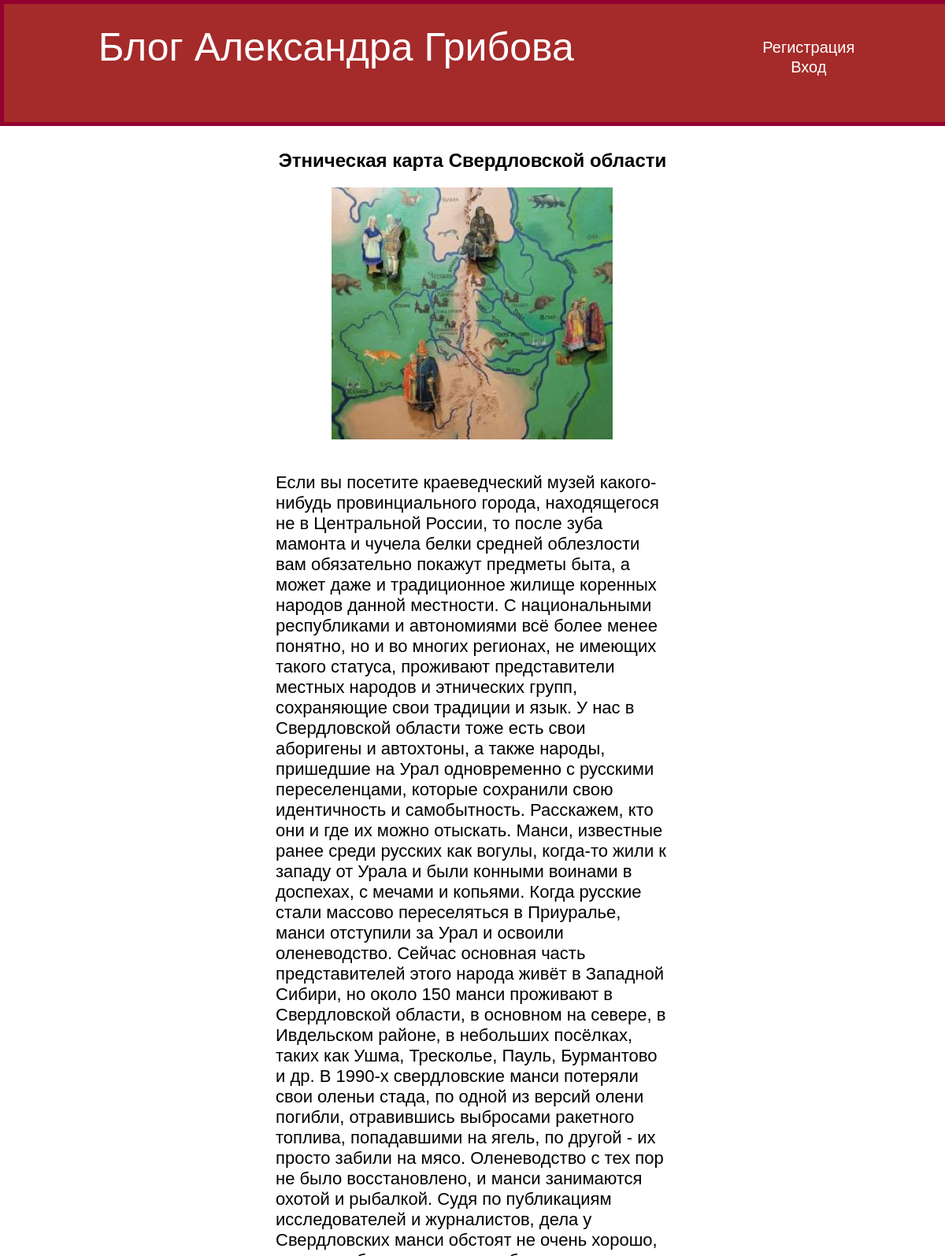
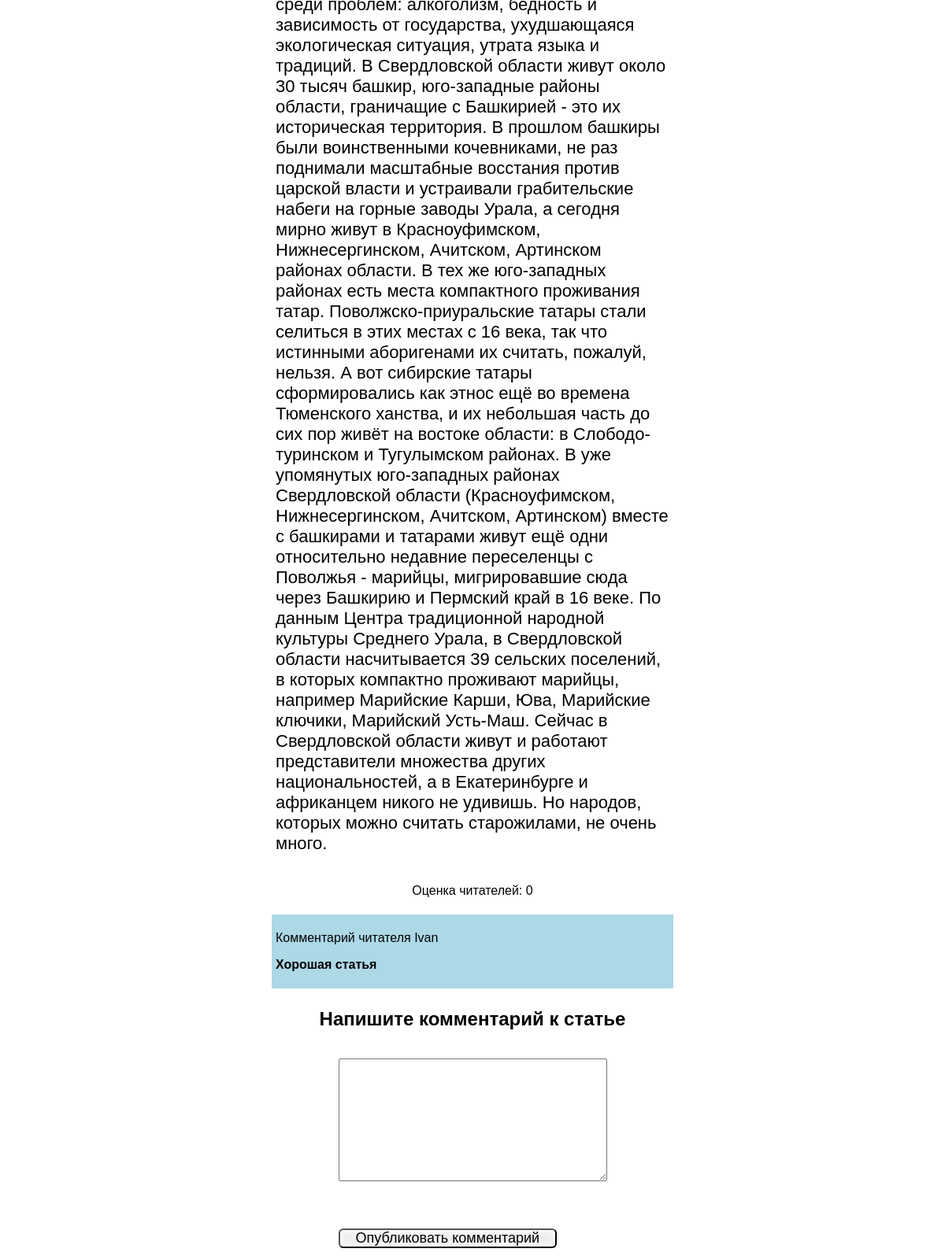
The page /details/3/ on the database as committed earlier (2 pictures, top to bottom).
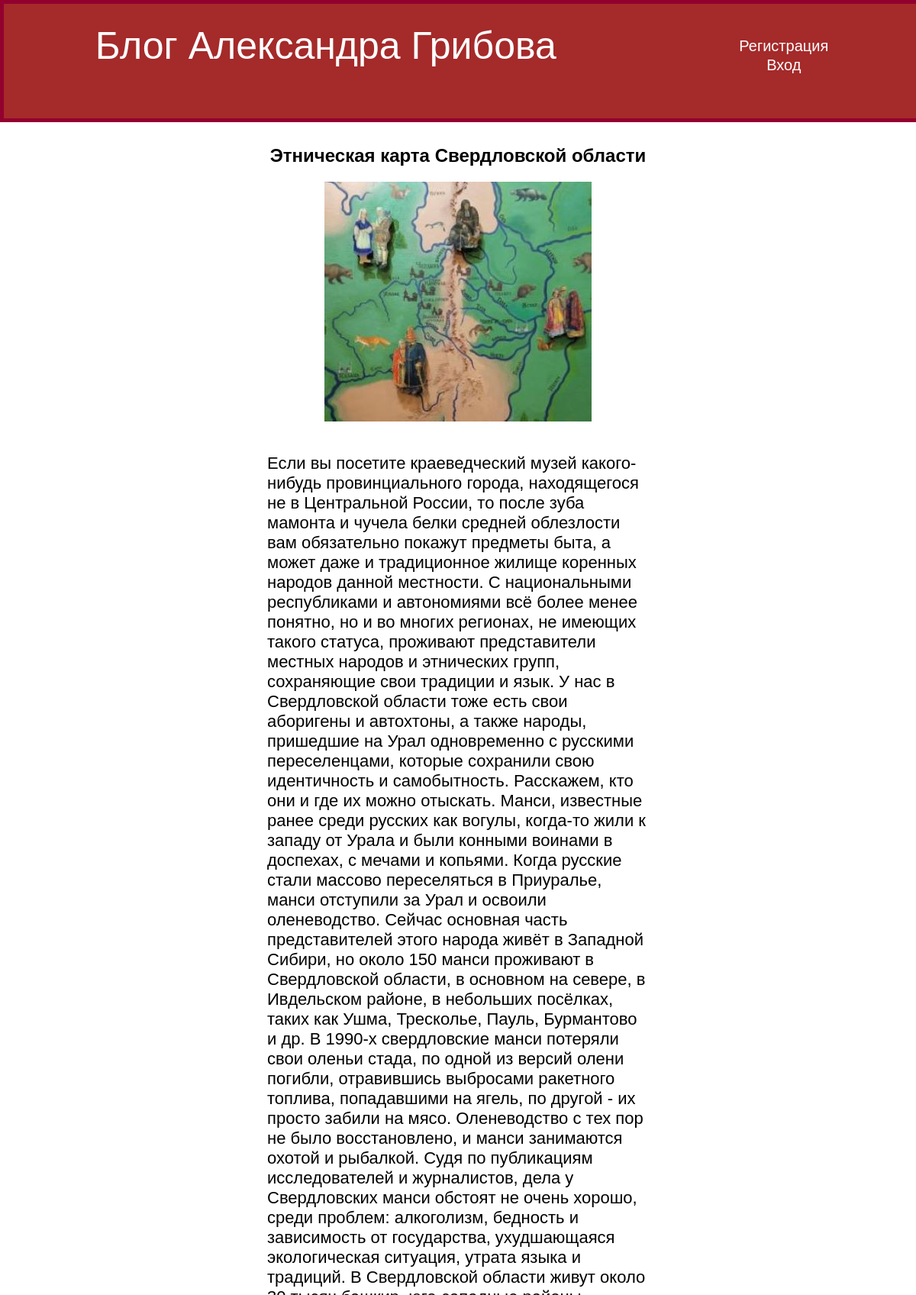
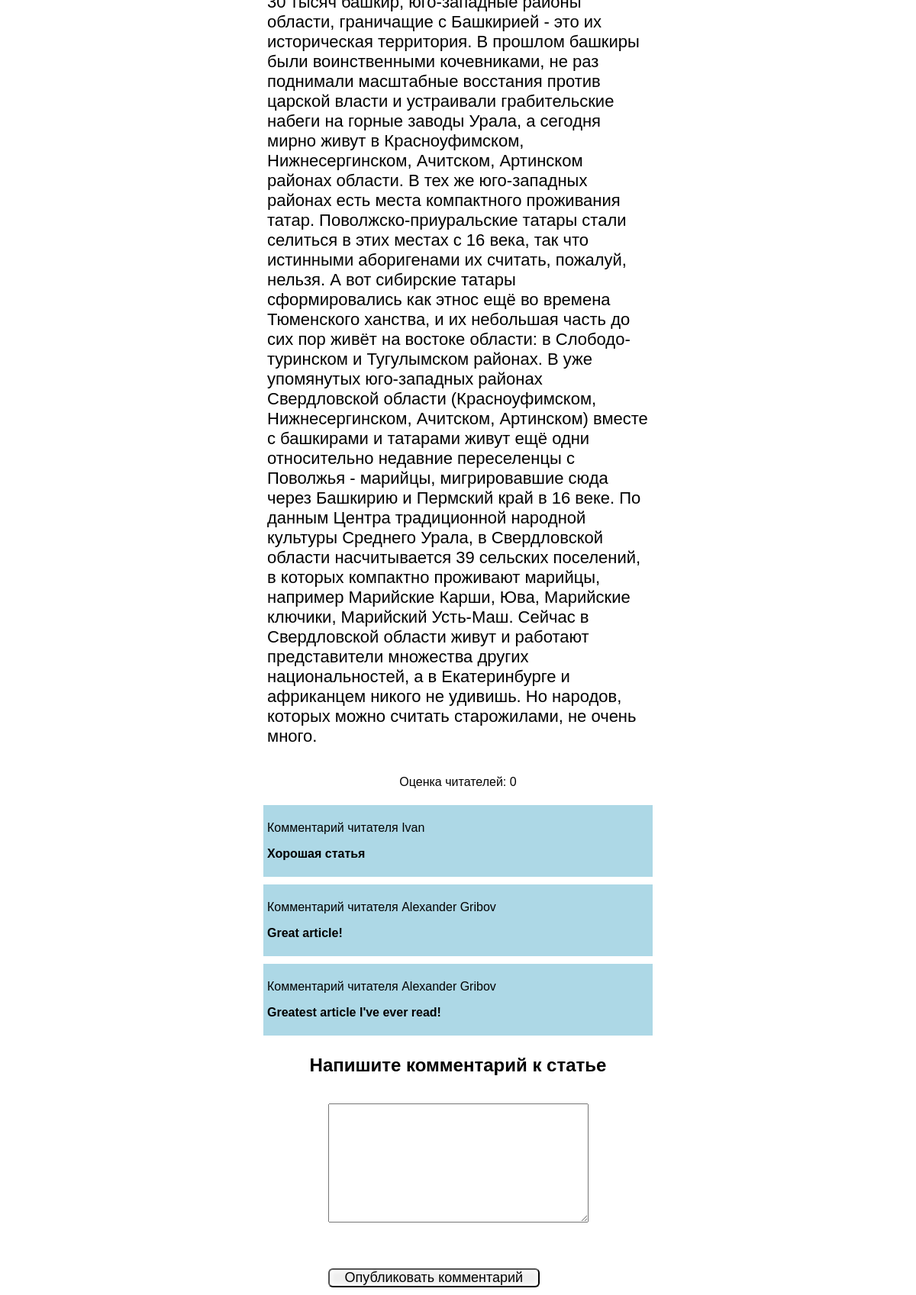
The same page on the database as committed later (2 pictures, top to bottom).
### articles/models.py (models this page shows, shortened)
class Articles(models.Model):
    objects = None
    title = models.CharField(max_length=200)
    title_pic = models.ImageField(upload_to='articles/images/')
    art_text = models.TextField()
    rating = models.IntegerField(default=0, null=True, blank=True)

class PostFeedback(models.Model):
    feedback = models.TextField()
    commentator = models.ForeignKey(Profile, on_delete=models.CASCADE)
    article = models.ForeignKey(Articles, on_delete=models.CASCADE)
    def __str__(self):
        return self.feedback

### readers/models.py (models this page shows)
class Profile(models.Model):
    user = models.OneToOneField(User, on_delete=models.CASCADE, null=True, blank=True)
    name = models.CharField(max_length=200, null=True, blank=True)
    info = models.TextField(null=True, blank=True)
    profile_image = models.ImageField(upload_to='readers/', default='readers/default.png')
    created = models.DateTimeField(auto_now_add=True)
    def __str__(self):
        return self.name

### articles/views.py (the view, shortened to what this page needs)
# urls.py: path('<int:pk>/', views.detail, name='detail'),
def detail(request, pk):
    art = Articles.objects.get(id=pk)
    form = PostFeedbackForm()
    return render(request, 'articles/details.html', {'art': art, 'form': form})

### articles/forms.py
class PostFeedbackForm(ModelForm):
    class Meta:
        model = PostFeedback
        fields = ['feedback']
        labels = {
            'feedback': '',
        }

### articles/templates/articles/details.html (shortened to what this page needs)
{% extends 'articles/base.html' %}
{% load static %}
{% block content %}
<div class="element2">
    <div class="title2">
        <h2 class="top2">{{ art.title }}</h2>
        <p class="img2"><img src="{{ art.title_pic.url }}" alt=""></p>
    </div>
        <p class="text">{{ art.art_text|safe }}</p>
        <p class="rating">Оценка читателей: {{ art.rating }}</p>
        {% for feed in art.postfeedback_set.all %}
        <div class="postfeedsection">
        <p>Комментарий читателя {{ feed.commentator }} </p>
        <p class="postedfeed">{{ feed }}</p>
        </div>
        {% endfor %}
    <h2 class="feed">Напишите комментарий к статье</h2>
    <form method="post">
        {{ form.as_p }}
        <div><button class="btn">Опубликовать комментарий</button></div>
    </form>
</div>
{% endblock %}

### articles/templates/articles/base.html (shortened to what this page needs)
<!DOCTYPE html>
{% load static %}
<html lang="en">
<head>
    <link rel="stylesheet" href="{% static 'css/style.css' %}">
</head>
<body>
<div class="head">
    <a href="{% url 'index' %}">Блог Александра Грибова</a>
    {% if request.user.is_authenticated %}
        <div class="menu">
        <div class="contref">Читатель: {{ user }}</div>
        <div class="contref"><a class="ref" href="{% url 'logout' %}" target="_blank">Выйти</a></div>
    </div>
    {% else %}
    <div class="menu">
        <div class="contref"><a class="ref" href="{% url 'register' %}" target="_blank">Регистрация</a></div>
        <div class="contref"><a class="ref" href="{% url 'login' %}" target="_blank">Вход</a></div>
    </div>
     {% endif %}
</div>
{% block content %}
{% endblock %}
</body>
</html>

### articles/static/css/style.css (style rules this page uses)
body { margin: 0; font-family: sans-serif; }
.head { display: flex; justify-content: space-around; text-align: center; background: brown; color: white; font-size: 50px; position: fixed; top: 0; left: 0; width: 100%; height:150px; border: 5px solid #93002F; line-height:110px; }
.text { width: 500px; font-size: 22px; }
.element2 { display: flex; flex-direction: column; align-items: center; padding-top: 170px; }
a { text-decoration: none; color: white; }
.title2 { text-align: center; }
.menu { display: flex; flex-direction: column; font-size: 20px; }
.contref { height: 25px; }
.btn { padding: 0 20px; border-radius: 6px; box-shadow: inset 0 0 6px 2px #FFF; margin-top: 40px; font-size: 18px; cursor: pointer; margin-bottom: 10px; }
.postedfeed { font-weight: bold; }
.postfeedsection { background: lightblue; margin: 5px 5px; padding: 5px 5px; width: 500px; }

Rows that differ between the two databases and show on the page:
changed Articles "Этническая карта Свердловской области": title_pic: a different picture
added PostFeedback: commentator "Alexander Gribov", feedback "Great article!"
added PostFeedback: commentator "Alexander Gribov", feedback "Greatest article I've ever read!"
